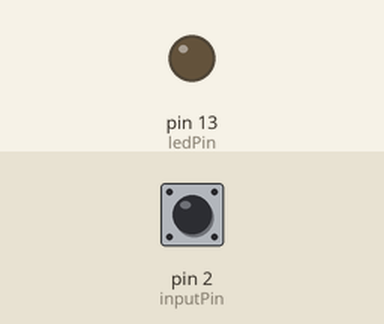
The sketch below on a simulated Arduino Uno, built with avr-gcc and run on an emulated ATmega328P. Shown: output pins drawn as LEDs (lit = HIGH). Inputs (shaded band) come from the test bench; at power-on: pin 2 (inputPin) HIGH.

Above: at 1.2 s.
1.3 s: pin 2 (inputPin) pulled LOW for 0.15 s
At 1.37 s:
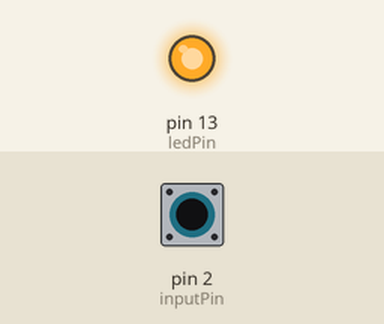
2.9 s: pin 2 (inputPin) pulled LOW for 3.2 s
At 6.5 s:
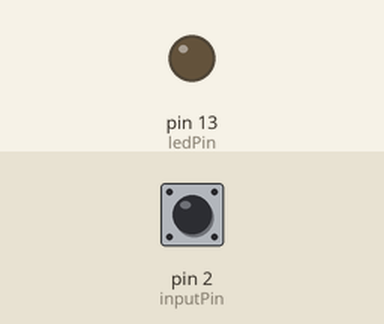
Timing chart, 0 to 8.0 s (numbered marks = the images above; inputs shaded):
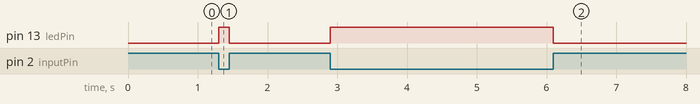

The sketch:

Arduino.ino
```cpp
const int ledPin = 13;
const int inputPin = 2;
void setup()
{
  pinMode(ledPin, OUTPUT);
  pinMode(inputPin, INPUT_PULLUP);
}

void loop()
{
  digitalWrite(ledPin, (digitalRead(inputPin) == LOW) ? HIGH : LOW);
}
```

Measured:
- after the input at 1.3 s, pin 13 (ledPin): LOW → HIGH at once, → LOW 0.15 s later
- after the input at 2.9 s, pin 13 (ledPin): LOW → HIGH at once, → LOW 3.2 s later
